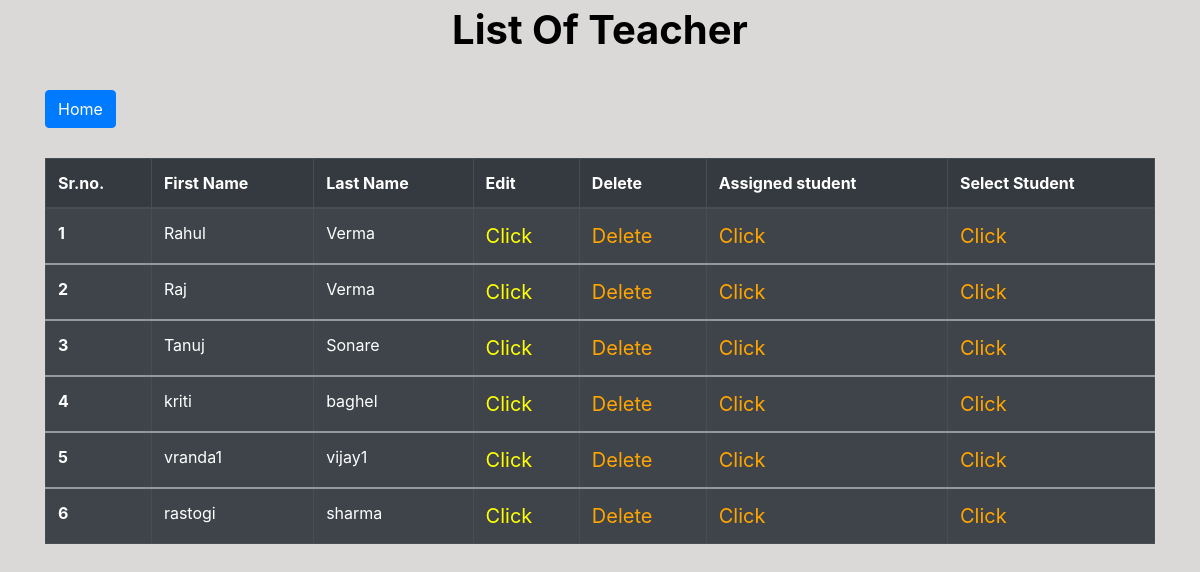
/teacher_list, run on an earlier commit of the app's database.
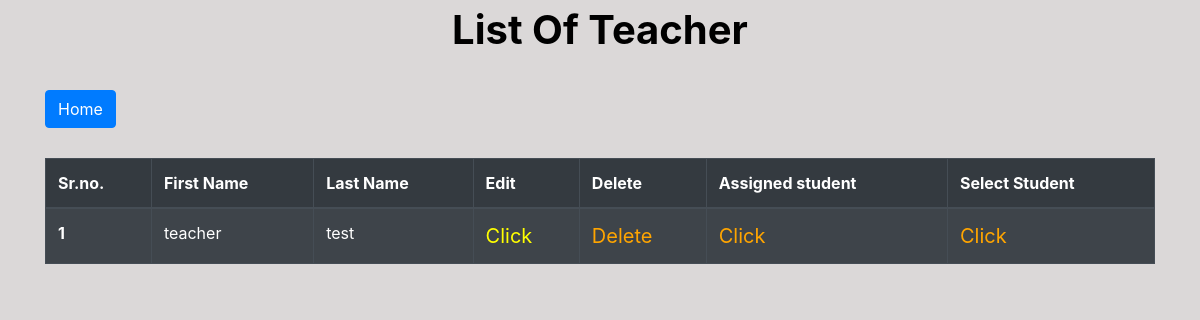
And on a later commit of the database.
### app/models.py (models this page shows, shortened)
class Teacher(models.Model):
    first_name = models.CharField(max_length=50)
    last_name = models.CharField(max_length=50)

### app/views.py (the view)
# urls.py: path("teacher_list", views.TeacherList.as_view(), name="teacher_list"),
class TeacherList(ListView):
    model = Teacher
    template_name = "app/teacher_list.html"
    def get_context_data(self, **kwargs):
        context = super().get_context_data(**kwargs)
        return context

### app/templates/app/teacher_list.html (shortened to what this page needs)
{% extends 'app/base.html' %}
{% block content %}
<legend align="center" class="text"><b> List Of Teacher </b></legend>
<section class='text-left container'>
  <button href="" class="btn btn-primary" type="submit">
    <a href="{% url 'home' %}" style="color:white;" > Home</a>
  </button>
</section>
<div class="container">
  {% if object_list %}
  <table class="table table-striped table-bordered table-hover table-dark">
    <thead>
        <tr>
            <th scope="col">Sr.no.</th>
            <th scope="col">First Name</th>
            <th scope="col">Last Name</th>
            <th scope="col">Edit</th>
            <th scope="col">Delete</th>
            <th scope="col">Assigned student</th>
            <th scope="col">Select Student</th>
        </tr>
    </thead>
      {% for teacher in object_list %}
      <tbody>
          <tr>
            <th scope="row">{{forloop.counter}}</th>
            <td>{{teacher.first_name}}</td>
            <td>{{teacher.last_name}}</td>
            <td><a href="{% url 'update_teacher' teacher.id %}" style = "color:yellow;font-size:20px;" >Click</a></td>
            <td><a href="{% url 'delete_teacher' teacher.id %}" style = "color:orange;font-size:20px;">Delete</a></td>
            <td><a href="{% url 'selected_student' teacher.id %}" style = "color:orange;font-size:20px;">Click</a></td>
            <td><a href="{% url 'unassigned_students' teacher.id %}" style = "color:orange;font-size:20px;">Click</a></td>
          </tr>
          {% endfor %}
          {% else %}
            <br><br>
              <h1 align='center'> Teacher Not Found <h1>
          {% endif %}
      </tbody>
  </table>
</div>
{% endblock content %}

### app/templates/app/base.html (shortened to what this page needs)
<!DOCTYPE html>
<html lang="en">
  <head>
    <link
      rel="stylesheet"
      href="https://stackpath.bootstrapcdn.com/bootstrap/4.3.1/css/bootstrap.min.css"
    />
    <link
      rel="stylesheet"
      href="https://cdnjs.cloudflare.com/ajax/libs/font-awesome/4.7.0/css/font-awesome.min.css"
    >
  </head>
  <body>
    {% block content %} {% endblock content %}
  </body>
</html>

### app/templates/app/base.html (style rules this page uses)
body { background-color: #dbd8d8; }
.text { color: black; font-size: 30px; }

### app/templates/app/teacher_list.html (style rules this page uses)
.container { margin-top:30px; }
.text { font-size:40px; }

What changed in the data, as far as the page shows it:
removed Teacher: first_name "Rahul", last_name "Verma"
removed Teacher: first_name "Raj", last_name "Verma"
removed Teacher: first_name "Tanuj", last_name "Sonare"
removed Teacher: first_name "kriti", last_name "baghel"
removed Teacher: first_name "vranda1", last_name "vijay1"
removed Teacher: first_name "rastogi", last_name "sharma"
added Teacher: first_name "teacher", last_name "test"
